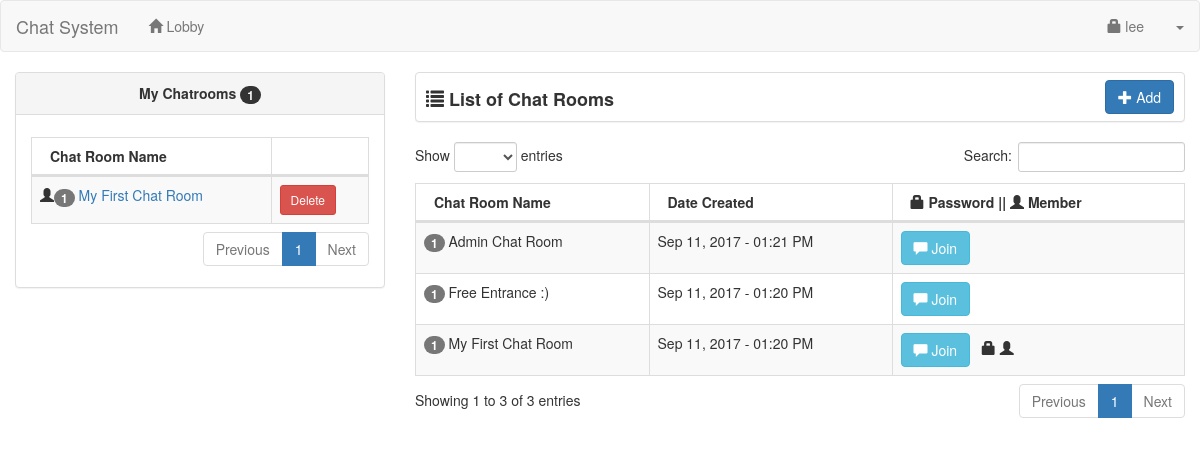
/user/ (signed in), run on the app's committed database.
### tables this page shows
CREATE TABLE `user` (
  `userid` int(11) NOT NULL,
  `username` varchar(30) NOT NULL,
  `password` varchar(150) NOT NULL,
  `uname` varchar(60) NOT NULL,
  `photo` varchar(200) NOT NULL,
  `access` int(1) NOT NULL
);

CREATE TABLE `chat_member` (
  `chat_memberid` int(11) NOT NULL,
  `chatroomid` int(11) NOT NULL,
  `userid` int(11) NOT NULL
);

CREATE TABLE `chatroom` (
  `chatroomid` int(11) NOT NULL,
  `chat_name` varchar(60) NOT NULL,
  `date_created` datetime NOT NULL,
  `chat_password` varchar(30) NOT NULL,
  `userid` int(11) NOT NULL
);

### user/session.php (called while the page is built, shortened)
<?php
	include('../conn.php');
	$sq=mysqli_query($conn,"select * from `user` where userid='".$_SESSION['id']."'");
	$srow=mysqli_fetch_array($sq);
	$user=$srow['username'];
?>

### user/chatlist.php (the view, shortened to what this page needs)
<div class="col-lg-8">
    <div class="panel panel-default" style="height:50px;">
		<span style="font-size:18px; margin-left:10px; position:relative; top:13px;"><strong><span class="glyphicon glyphicon-list"></span> List of Chat Rooms</strong></span>
		<div class="pull-right" style="margin-right:10px; margin-top:7px;">
			<a href="#add_chatroom" data-toggle="modal" class="btn btn-primary"><span class="glyphicon glyphicon-plus"></span> Add</a>
		</div>
	</div>
	<table width="100%" class="table table-striped table-bordered table-hover" id="chatRoom">
        <thead>
            <tr>
                <th>Chat Room Name</th>
				<th>Date Created</th>
				<th><span class="glyphicon glyphicon-lock"></span> Password || <span class="glyphicon glyphicon-user"></span> Member</th>
			</tr>
		</thead>
		<tbody>
		<?php
			$query=mysqli_query($conn,"select * from chatroom order by date_created desc");
			while($row=mysqli_fetch_array($query)){
			?>
			<tr>
				<td>
					<?php
					$num=mysqli_query($conn,"select * from chat_member where chatroomid='".$row['chatroomid']."'");
					?>
					<span class="badge"><?php echo mysqli_num_rows($num); ?></span> <?php echo $row['chat_name']; ?>
				</td>
				<td><?php echo date('M d, Y - h:i A', strtotime($row['date_created'])); ?></td>
				<td><button value="<?php echo $row['chatroomid']; ?>" class="btn btn-info join_chat"><span class="glyphicon glyphicon-comment"></span> Join</button> &nbsp;
					<?php
					if (!empty($row['chat_password'])){
						echo '<span class="glyphicon glyphicon-lock"></span>&nbsp;';
					}
					$qq=mysqli_query($conn,"select * from chat_member where chatroomid='".$row['chatroomid']."' and userid='".$_SESSION['id']."'");
					if (mysqli_num_rows($qq)>0){
						echo '<span class="glyphicon glyphicon-user"></span>';
					}
					?>
				</td>
			</tr>
			<?php
			}
		?>
        </tbody>
    </table>
</div>

### user/header.php (shortened to what this page needs)
<!DOCTYPE html>
<html>
<head>
	<link rel="stylesheet" href="https://maxcdn.bootstrapcdn.com/bootstrap/3.3.6/css/bootstrap.min.css" />
	<link href="../css/dataTables.bootstrap.css" rel="stylesheet">
	<link href="../css/dataTables.responsive.css" rel="stylesheet">
</head>

### user/index.php (shortened to what this page needs)
<?php include('session.php'); ?>
<?php include('header.php'); ?>
<body>
<?php include('navbar.php'); ?>
<div class="container-fluid">
	<div class="row">
		<?php include('mychat.php'); ?>
		<?php include('chatlist.php'); ?>
	</div>
</div>
</body>
</html>

### user/navbar.php (shortened to what this page needs)
<nav class="navbar navbar-default">
    <div class="container-fluid">
		<div class="navbar-header">
			<a class="navbar-brand" href="https://code-projects.org">Chat System</a>
		</div>
		<ul class="nav navbar-nav">
			<li><a href="index.php"><span class="glyphicon glyphicon-home"></span> Lobby</a></li>
		</ul>
		<ul class="nav navbar-nav navbar-right">
			<li><a href="#account" data-toggle="modal"><span class="glyphicon glyphicon-lock"></span> <?php echo $user; ?></a></li>
			<li class="dropdown">
				<a class="dropdown-toggle" data-toggle="dropdown" href="#"><span class="caret"></span></a>
			</li>
		</ul>
    </div>
</nav>

### user/mychat.php
<div class="col-lg-4">
	<div class="panel panel-default">
	<?php
		$me=mysqli_query($conn,"select * from chat_member left join chatroom on chatroom.chatroomid=chat_member.chatroomid where chat_member.userid='".$_SESSION['id']."' order by chatroom.date_created desc");
		$numme=mysqli_num_rows($me);
	?>
		<div class="panel-heading"><center><strong>My Chatrooms <span class="badge"><?php echo $numme; ?></span></strong></center></div>
		<div class="panel-body">
		<table width="100%" class="table table-striped table-bordered table-hover" id="myChatRoom">
			<thead>
			<th>Chat Room Name</th>
			<th></th>
			</thead>
			<tbody>
			<?php
				$my=mysqli_query($conn,"select * from chat_member left join chatroom on chatroom.chatroomid=chat_member.chatroomid where chat_member.userid='".$_SESSION['id']."' order by chatroom.date_created desc");
					while($myrow=mysqli_fetch_array($my)){
						$nq=mysqli_query($conn,"select * from chat_member where chatroomid='".$myrow['chatroomid']."'");
						?>
						<tr>
							<td><span class="glyphicon glyphicon-user"></span><span class="badge"><?php echo mysqli_num_rows($nq); ?></span> <a href="chatroom.php?id=<?php echo $myrow['chatroomid']; ?>"><?php echo $myrow['chat_name']; ?></a></td>
							<td>
								<?php
									$memb=mysqli_query($conn,"select * from chatroom where userid='".$_SESSION['id']."' and chatroomid='".$myrow['chatroomid']."'");
									if (mysqli_num_rows($memb)>0){
										?>
										<button type="button" class="btn btn-danger btn-sm delete2" value="<?php echo $myrow['chatroomid']; ?>">Delete</button>
										<?php
									}
									else{
										?>
										<button type="button" class="btn btn-warning btn-sm leave2" value="<?php echo $myrow['chatroomid']; ?>">Leave</button>
										<?php
									}
								?>
							</td>
						</tr>
						<?php
					}
			?>
			</tbody>
		</table>
		</div>
	</div>
</div>

### data on the page
user: username "lee"
chat_member: mysqli_num_rows($nq) "1", chatroomid.chat_name "My First Chat Room"
chatroom: mysqli_num_rows($num) "1", chat_name "Admin Chat Room", date_created "Sep 11, 2017 - 01:21 PM", $row['chatroomid'] 3 (drawn)
chatroom: mysqli_num_rows($num) "1", chat_name "Free Entrance :)", date_created "Sep 11, 2017 - 01:20 PM", $row['chatroomid'] 2 (drawn)
chatroom: mysqli_num_rows($num) "1", chat_name "My First Chat Room", date_created "Sep 11, 2017 - 01:20 PM"

### other printed values
$numme "1"
